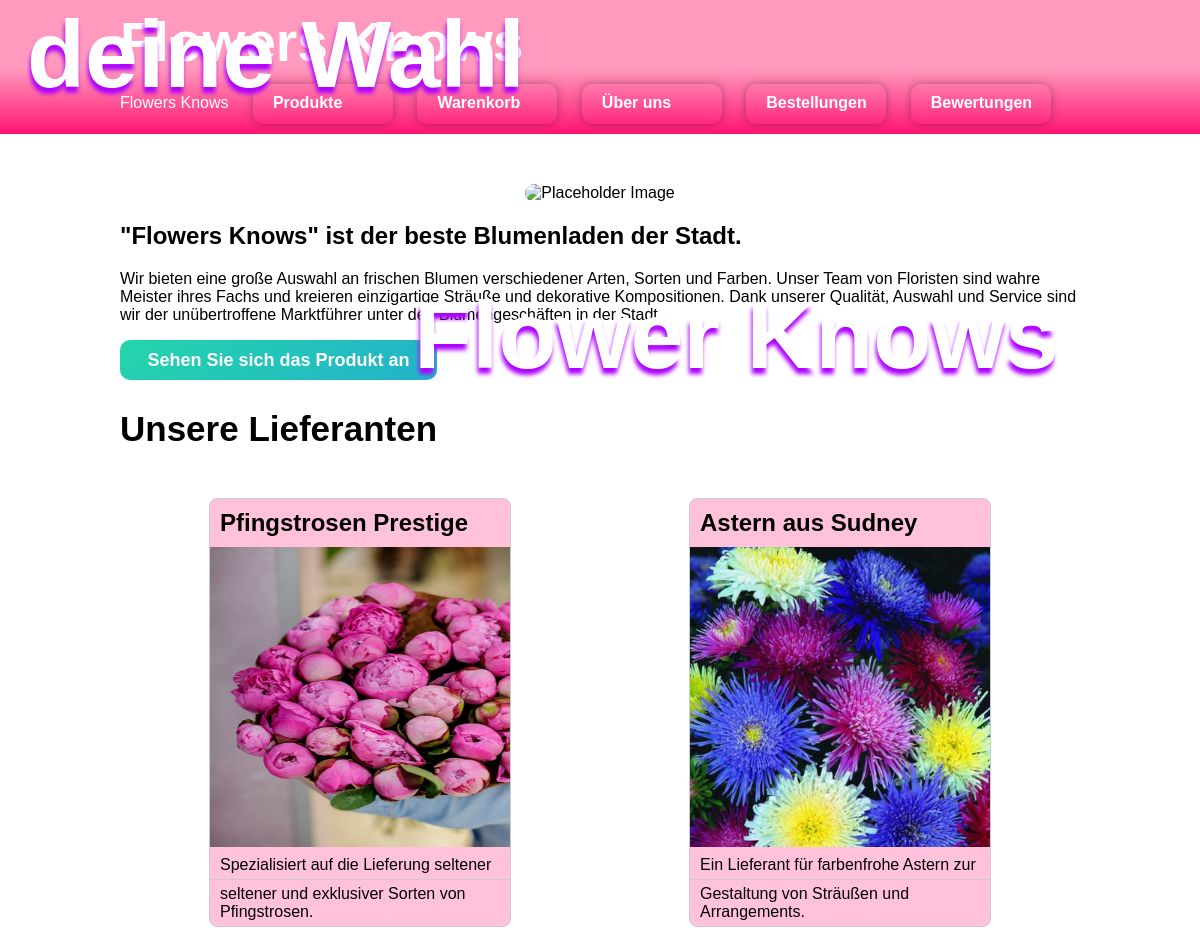
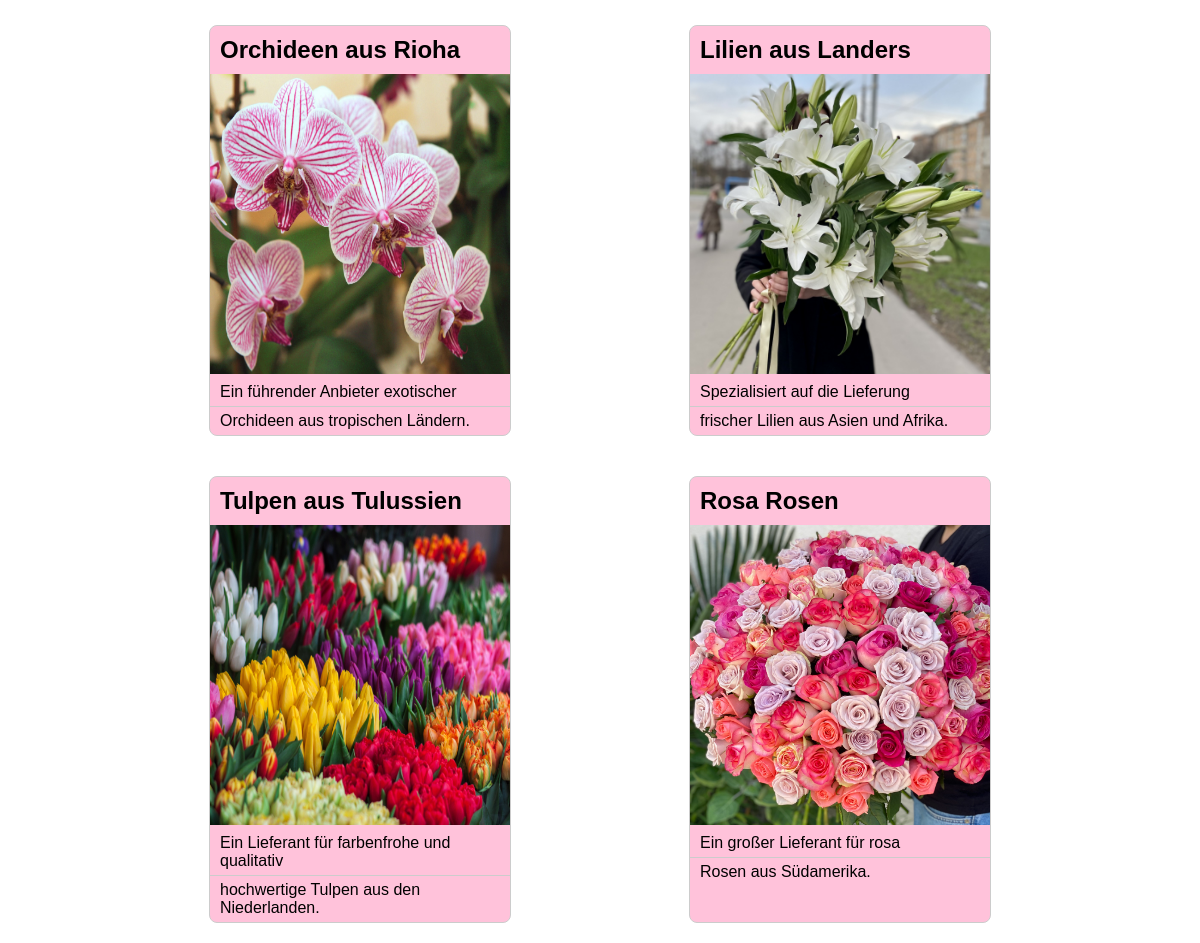
The page / on the database its author committed (2 pictures, top to bottom).
### wineshop/models.py (models this page shows, shortened)
class Index(models.Model):
    title = models.CharField(max_length=100)
    description = models.TextField()

class Поставщики(models.Model):
    company_name = models.CharField(max_length=100, verbose_name='Название компании')
    country = models.CharField(max_length=50, verbose_name='Страна')
    region = models.CharField(max_length=50, verbose_name='Регион')
    image = models.ImageField(upload_to='supplier_images/', verbose_name='Изображение')

### wineshop/views.py (the view)
# urls.py: path('', views.index, name='index'),
def index(request):
    index = models.Index.objects.all()
    поставщики = models.Поставщики.objects.all()
    return render(request, 'index.html', {'index': index, 'поставщики': поставщики})

### templates/index.html (shortened to what this page needs)
<!DOCTYPE html>
{% load static %}
<html lang="en">
	<head>
		<link href="{% static 'style/style.css' %}" rel="stylesheet" type="text/css" media="all ">
	</head>
	<body>
    <header class="red-header">
        <div class="container">
            <h1>Flowers Knows</h1>
            <nav>
                <ul>
                    <li><a href="/">Flowers Knows</a></li>
                    <li><a class="normal" href="tovary/">Produkte</a></li>
                    <li><a class="normal"  href="корзина/">Warenkorb</a></li>
                    <li><a class="normal"  href="aboutus/">Über uns</a></li>
                    <li><a class="normal"  href=  "все_заказы/">Bestellungen</a></li>
                     <li><a  class="normal" href= "review/">Bewertungen</a></li>
                </ul>
            </nav>
        </div>
    </header>
     <div class="pre_img">
        <div style="position: relative; text-align: center; ">
        <h1 style="position: absolute; top: 47%; left: 23%; transform: translate(-50%, -50%); font-size: 95px; color: #ffffff; text-shadow: -1px 6px 4px #ae00ff; margin-top:-112px;">deine Wahl</h1>
        <img src="https://img.freepik.com/premium-photo/beautiful-asian-woman-with-flowers-her-hand-asian-woman-with-flowers-gardenbeautiful-asi_912214-21102.jpg" alt="Placeholder Image" style="max-width: 100%; border-radius: 10px; margin-top:50px; ">
        <h1 style="position: absolute; top:46%; right: -15%; transform: translate(-50%, -50%); font-size: 95px; color: #ffffff; text-shadow: -1px 6px 4px #ae00ff; margin-top:170px;">Flower Knows</h1>
</div>
    </div>
    {% for i in index %}
    <section class="main-section">
        <div class="container holder">
            <h2>{{i.title}}</h2>
            <p>{{i.description}}</p>
            <a href="tovary/"  class="animate-gradient">Sehen Sie sich das Produkt an</a>
        </div>
    </section>
    {% endfor %}
    <div class="container">
        <h2 style="font-size: 35px; ">Unsere Lieferanten</h2>
        <div class="card_holder">
         {% for i in поставщики %}
         <div class="wine-card">
        <h2>{{i.company_name}}</h2>
        <img src="{{i.image.url}}" alt="">
        <ul>
            <li> {{i.country}}</li>
            <li>{{i.region}}</li>
        </ul>
         </div>
             {% endfor %}
       </div>
    </div>
</body>
</html>

### static/style/style.css (style rules this page uses)
body { margin: 0; padding: 0; font-family: 'Arial', sans-serif; background-image: url('https://kartinki.pics/uploads/posts/2022-12/1670054805_1-kartinkin-net-p-belii-fon-s-tsvetami-po-krayam-instagram-1.jpg'); background-size: cover; background-attachment: fixed; background-repeat: no-repeat; }
.container { width: 80%; margin: 0 auto; }
header { display: flex; justify-content: space-between; align-items: center; background: linear-gradient(0deg, #ff1472 0%, #ff99bd 49%); color: #fff; padding: 10px 0; }
header h1 { font-size: 55px; margin: 0; }
nav ul { list-style: none; text-decoration: none; color: #fff; margin: 0; padding: 0; }
nav ul li { margin-top: 10px; display: inline-block; margin-right: 20px; }
nav ul li a { text-decoration: none; color: #fff; }
.animate-gradient { text-decoration: none; padding: 10px 20px; display: inline-block; height: 20px; width: 277px; color: #ffffff; font-size: 18px; font-weight: bold; cursor: pointer; border-radius: 10px; text-align: center; background: linear-gradient(-45deg, #ee7752, #e73c7e, #23a6d5, #23d5ab); background-size: 400% 400%; animation: animate_gradient 5s ease infinite; }
.normal { text-decoration: none; padding: 10px 20px; display: inline-block; height: 20px; width: 100px; color: #ffffff; font-size: 16px; font-weight: bold; cursor: pointer; border-radius: 10px; box-shadow: 0 0 10px rgba(0, 0, 0, 0.3); background-size: 400% 400%; }
.pre_img { animation: myAnim2 2s ease 0s 1 normal forwards; }
.card_holder { display: flex; flex-wrap: wrap; justify-content: space-around; }
.wine-card { width: 300px; border: 1px solid #ccc; border-radius: 8px; background-color: #ff7aaf75; overflow: hidden; margin: 20px; animation: myAnim 3s ease 0s 1 normal forwards; }
.wine-card img { width: 300px; height: 300px; }
.wine-card h2, .wine-card p { padding: 10px; margin: 0; }
.wine-card ul { list-style: none; padding: 0; margin: 0; }
.wine-card li { padding: 5px 10px; border-top: 1px solid #ccc; }
.wine-card li:first-child { border-top: none; }

### rows shown on the page
Index: title "\"Flowers Knows\" ist der beste Blumenladen der Stadt.", description "Wir bieten eine große Auswahl an frischen Blumen verschiedener Arten, Sorten und Farben. Unser Team von Floristen sind wahre Meister ihres Fachs und kreieren einzigartige Sträuße und dekorative Kompositionen. Dank unserer Qualität, Auswahl und Service sind wir der unübertroffene Marktführer unter den Blumengeschäften in der Stadt."
Поставщики: company_name "Pfingstrosen Prestige", image (picture), country "Spezialisiert auf die Lieferung seltener", region "seltener und exklusiver Sorten von Pfingstrosen."
Поставщики: company_name "Astern aus Sudney", image (picture), country "Ein Lieferant für farbenfrohe Astern zur", region "Gestaltung von Sträußen und Arrangements."
Поставщики: company_name "Orchideen aus Rioha", image (picture), country "Ein führender Anbieter exotischer", region "Orchideen aus tropischen Ländern."
Поставщики: company_name "Lilien aus Landers", image (picture), country "Spezialisiert auf die Lieferung", region "frischer Lilien aus Asien und Afrika."
Поставщики: company_name "Tulpen aus Tulussien", image (picture), country "Ein Lieferant für farbenfrohe und qualitativ", region "hochwertige Tulpen aus den Niederlanden."
Поставщики: company_name "Rosa Rosen", image (picture), country "Ein großer Lieferant für rosa", region "Rosen aus Südamerika."
